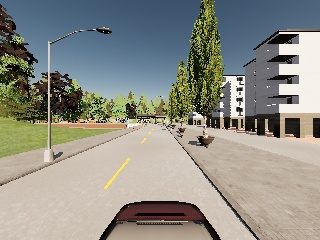
#> input picture finding-lanes/carlaimage.jpg, 320 x 240 px, given in place of high2.mp4, which was not available
$ python testIndia.py
#> lines starting #> are read from the running program, lines starting #| are printed output that depends on the picture; after the words box and inside, x2 and y2 are one past the last pixel; in counts of white or black regions, pixels touching at a corner belong together; pictures that were not available may be replaced by others from this repository, and a replacement may not be noted
#> further down, frame is the input picture: shape (240, 320, 3); mean B, G, R 132.9, 141.7, 141.7
import cv2
import numpy as np
import matplotlib.pyplot as plt

def makecoordinates(image,line_parameters):
	slope,intercept=line_parameters


	y1=image.shape[0]
	y2=int(y1*3.4/5)
	x1=int((y1-intercept)/slope)
	x2=int((y2-intercept)/slope)
	return np.array([x1,y1,x2,y2])

def average_slope_intercept(image,lines):
	left_fit=[]
	right_fit=[]
	if lines is None:
		return None
	for line in lines:
		x1,y1,x2,y2=line.reshape(4)
		parameters=np.polyfit((x1,x2),(y1,y2),1)
		slope,intercept=parameters
		if slope<0:
			left_fit.append((slope,intercept))
		elif slope==0:
			continue
		else:
			right_fit.append((slope,intercept))
	if len(left_fit)==0 or len(right_fit)==0:
		return np.array([])

	left_fit_average=np.average(left_fit,axis=0)
	right_fit_average=np.average(right_fit,axis=0)
	left_line=makecoordinates(image,left_fit_average)
	right_line=makecoordinates(image,right_fit_average)
	return np.array([left_line,right_line])


def canny(image):
	gray=cv2.cvtColor(image,cv2.COLOR_RGB2GRAY)
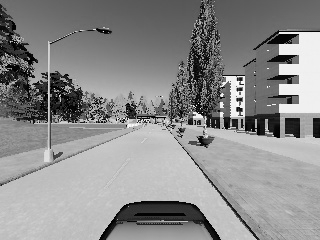
#> gray: shape (240, 320); min 0, max 254, mean 139.1
	blur=cv2.GaussianBlur(gray,(5,5),0)
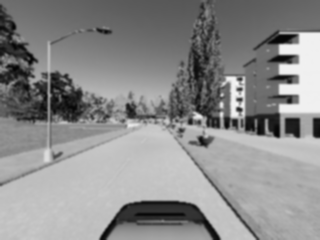
#> blur: shape (240, 320); min 4, max 247, mean 139.1
	canny=cv2.Canny(blur,50,150) #gradient image and highlights the edges
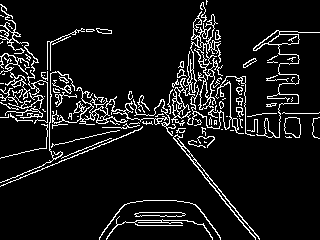
#> canny: shape (240, 320); 9.1% white in thin lines or dots
	return canny

def region_of_interest(image):
	height=image.shape[0] # image .shape has m,n,l along y x and breadth
#> height = 240
	triangle=np.array([[(100,684),(400,500),(670,500),(920,684)]])
	mask=np.zeros_like(image) # for an array of pixels with same dimensions as aaray but all pixel values are zero so it will be black
	cv2.fillPoly(mask,triangle,255)
#> mask: shape (240, 320); every value is 0
	masked_image=cv2.bitwise_and(image,mask)
	return masked_image

def display_lines(image,lines):
	lined_image=np.zeros_like(image) # this creates a black image with the same dimensions as that of our road image
	if lines is not None: # if some hough lines were detected or grids were detected
		for line in lines: #iterated through the lines
			x1,y1,x2,y2=line.reshape(4) #since the line is a 2d array with 4 columns we reshape it
			try :
				cv2.line(lined_image,(x1,y1),(x2,y2),(255,0,0),10) #cv2.line draws a line on lined_image with the coordinated x1y1x2y2 with the color blue and thicknees 10
			except :
				cv2.line(lined_image, (247, 653), (433, 518), (255, 0, 0), 10)
		return lined_image
	else:
		return image

# [11 lines of commented-out code are left out]


cap=cv2.VideoCapture("high2.mp4")
while(cap.isOpened()):
	_, frame=cap.read() # frame is the image in the video at a particular second and the first one is just a boolean
	if frame is None:
		break
	canny_image=canny(frame)
	cropped_image=region_of_interest(canny_image) #this is the cropped gradient image
	lines=cv2.HoughLinesP(cropped_image,2,np.pi/180,100,np.array([]), minLineLength=40,maxLineGap=5) #the last two arguments represent the dimensions of the grids in the hough space and the grid with the maximum intersections will be voted as the ro theeta valueed line equation that best represents our data,  then we have the last argument as the threshold which is the minimum number of intersections a grid should have to be accepted
#> lines = None
	averaged_lines=average_slope_intercept(frame,lines)
	lined_image=display_lines(frame,averaged_lines)
	combo_image=cv2.addWeighted(frame,0.8,lined_image,1,1)
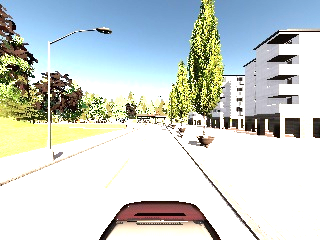
#> combo_image: shape (240, 320, 3); mean B, G, R 206.8, 209.9, 201.3
 	# imread is used to read our image and return it as a multi dimensional array containinig the relative intensities of each pixel in the image
	cv2.imshow("result",frame) #shows the image in a tab called results
	if cv2.waitKey(1) & 0xFF ==ord('q'):#shows the result image for specified amount of milliseconds- if given as 0 it shows till we press a key on keyboard , 1 cuz we wait 1 ms between frames of video
#> (key q is pressed here)
		break

cap.release()
cv2.destroyAllWindows()

$ run again, on finding-lanes/test2.jpg
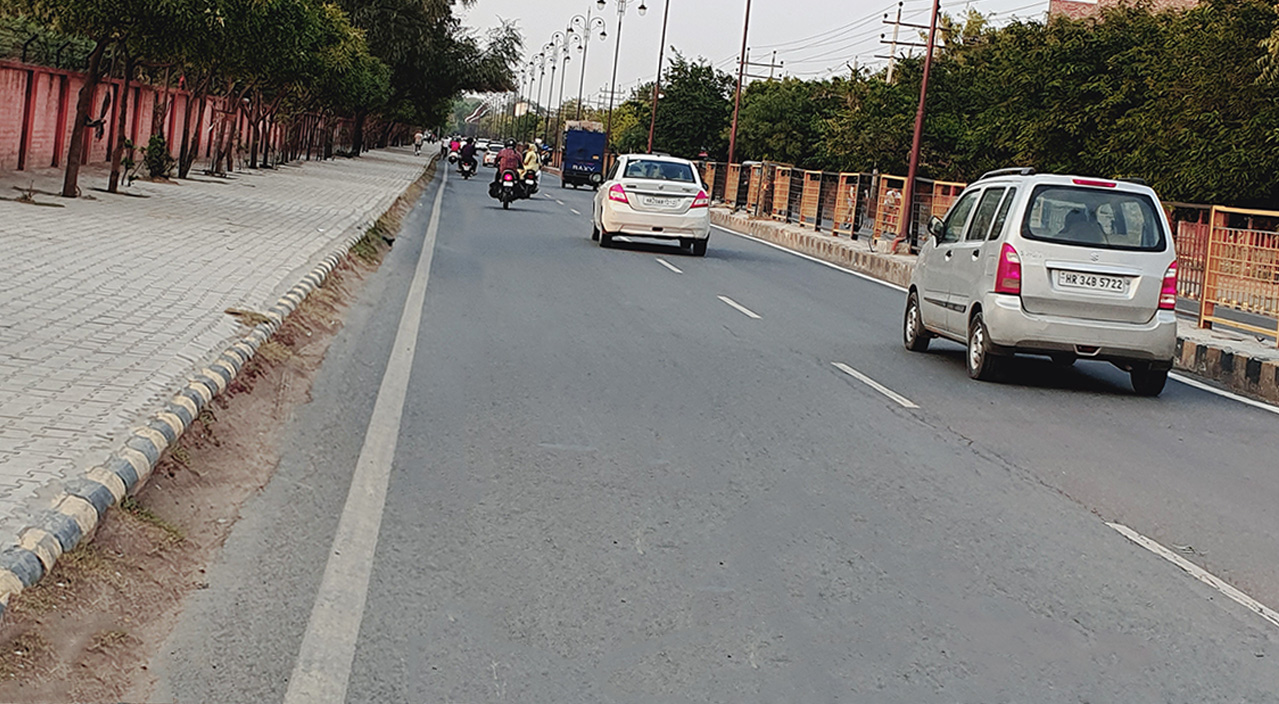
#> input picture finding-lanes/test2.jpg, 1279 x 704 px, given in place of high2.mp4, which was not available
#> frame is the input picture: shape (704, 1279, 3); mean B, G, R 118.6, 123.1, 126.3
#> in canny, `canny=cv2.Canny(blur,50,150)`:
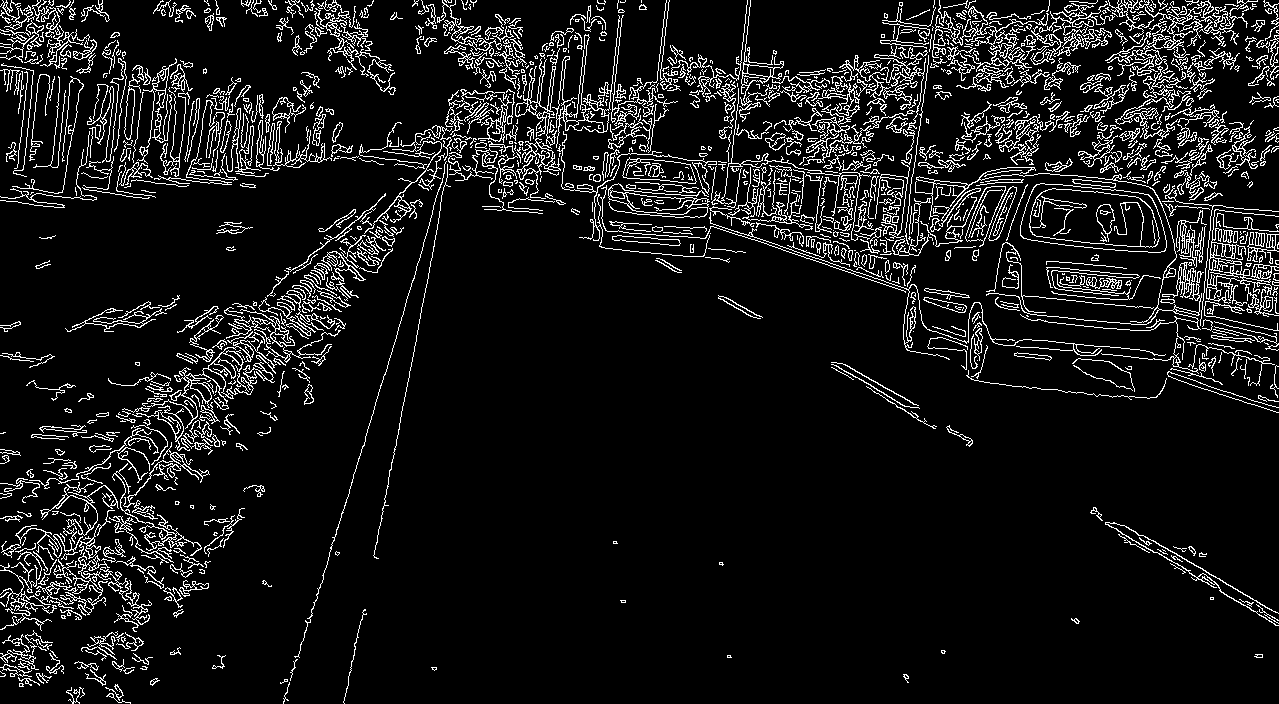
#> canny: shape (704, 1279); 8.9% white in thin lines or dots
#> mask: shape (704, 1279); 11.2% white; 1 white region, box (x1, y1, x2, y2) and area: (100, 500, 921, 685) 101101
#> masked_image: shape (704, 1279); 0.07% white in thin lines or dots, all inside (x1, y1, x2, y2) = (101, 511, 909, 685)
#> lines = [[289, 684, 314, 602], [348, 684, 360, 621]]
#> the loop in average_slope_intercept, `for line in lines:` made 2 passes
#> (x1, y1, x2, y2, slope, intercept) on passes 1 to 2: (289, 684, 314, 602, -3.28, 1631.9), (348, 684, 360, 621, -5.25, 2511)
#> after the loop in average_slope_intercept, `for line in lines:`: left_fit = [(-3.28, 1631.9), (-5.25, 2511)]; right_fit = []
#> averaged_lines = empty array
#> `combo_image=cv2.addWeighted(frame,0.8,lined_image,1,1)`:
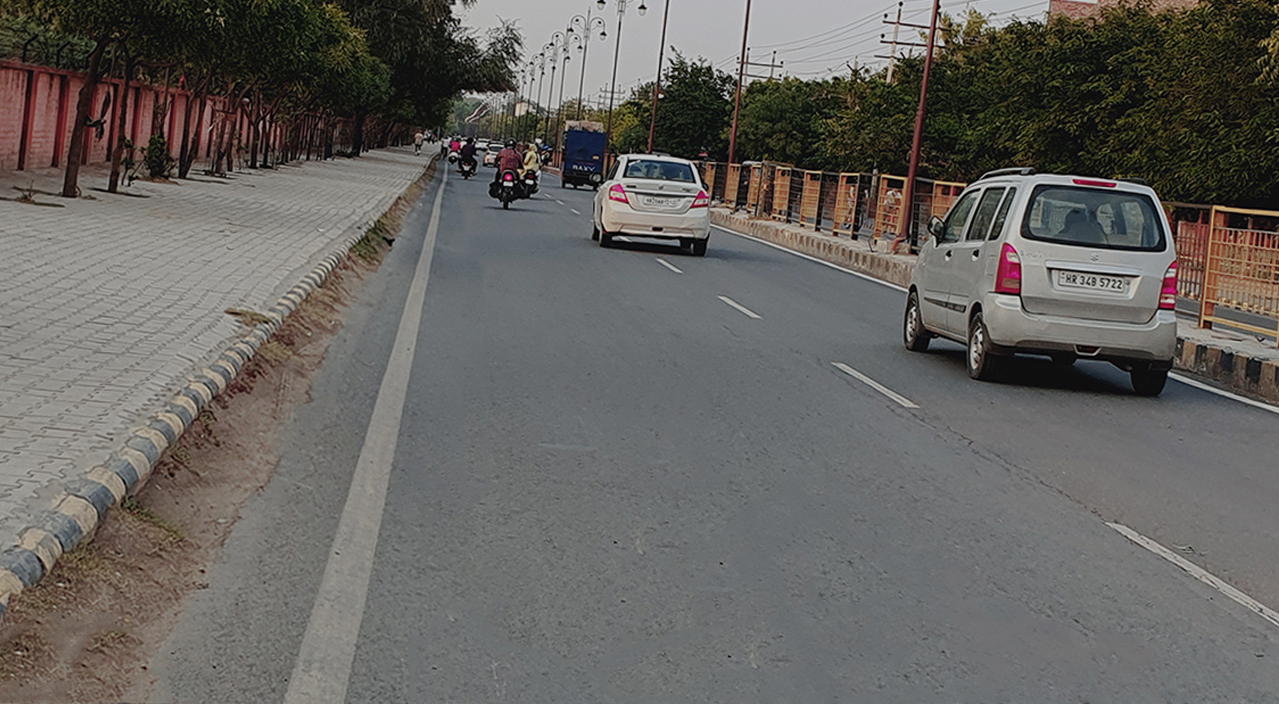
#> combo_image: shape (704, 1279, 3); mean B, G, R 95.8, 99.5, 102

$ run again, on finding-lanes/test3.jpg
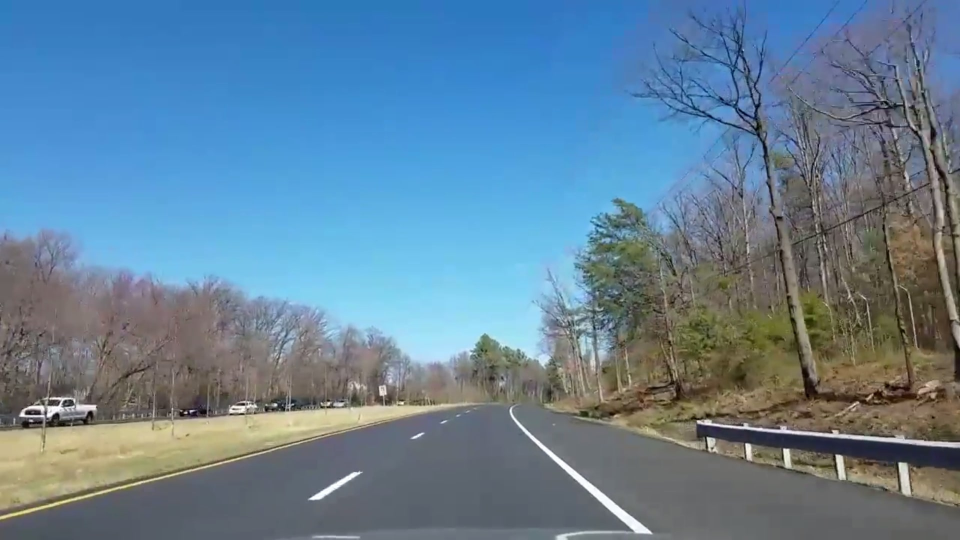
#> input picture finding-lanes/test3.jpg, 1920 x 1080 px, given in place of high2.mp4, which was not available (shown at 1/2 size)
#> frame is the input picture: shape (1080, 1920, 3); mean B, G, R 151.6, 129.7, 100.1
#> in canny, `canny=cv2.Canny(blur,50,150)`:
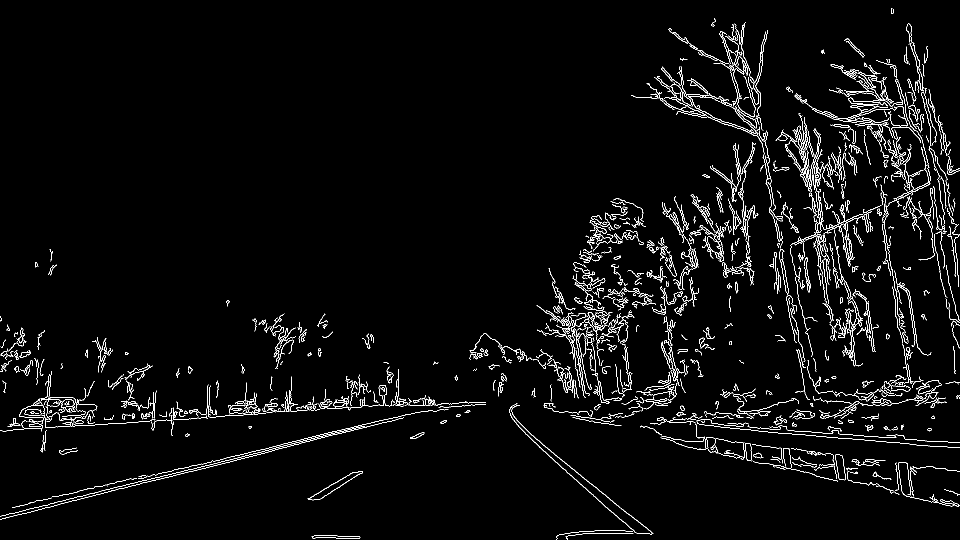
#> canny: shape (1080, 1920) (shown at 1/2 size); 3.1% white in thin lines or dots
#> mask: shape (1080, 1920); 4.9% white; 1 white region, box (x1, y1, x2, y2) and area: (100, 500, 921, 685) 101101
#> masked_image: shape (1080, 1920); 0.04% white in thin lines or dots, all inside (x1, y1, x2, y2) = (185, 600, 748, 685)
#> lines = None
#> `combo_image=cv2.addWeighted(frame,0.8,lined_image,1,1)`:
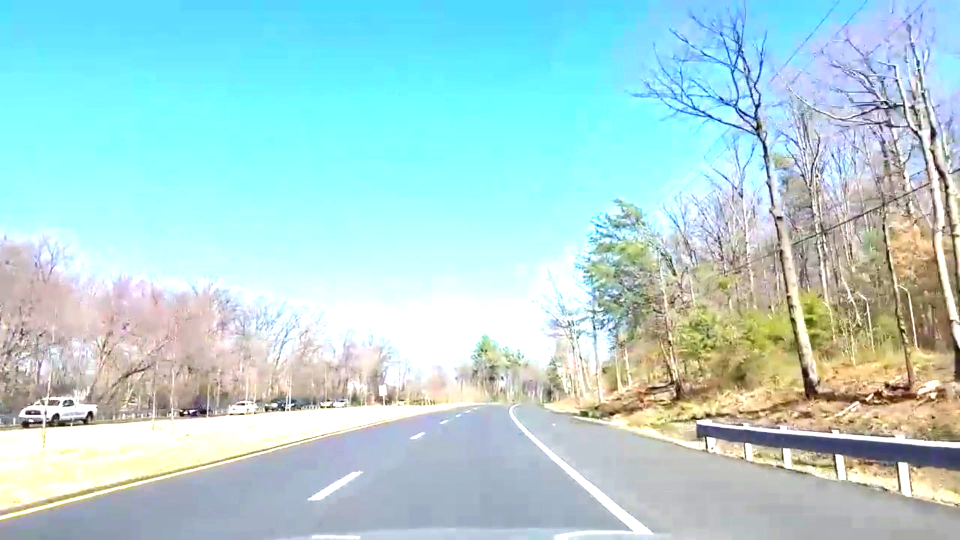
#> combo_image: shape (1080, 1920, 3) (shown at 1/2 size); mean B, G, R 215.7, 214.9, 175.4

$ run again, on finding-lanes/test_image.jpg
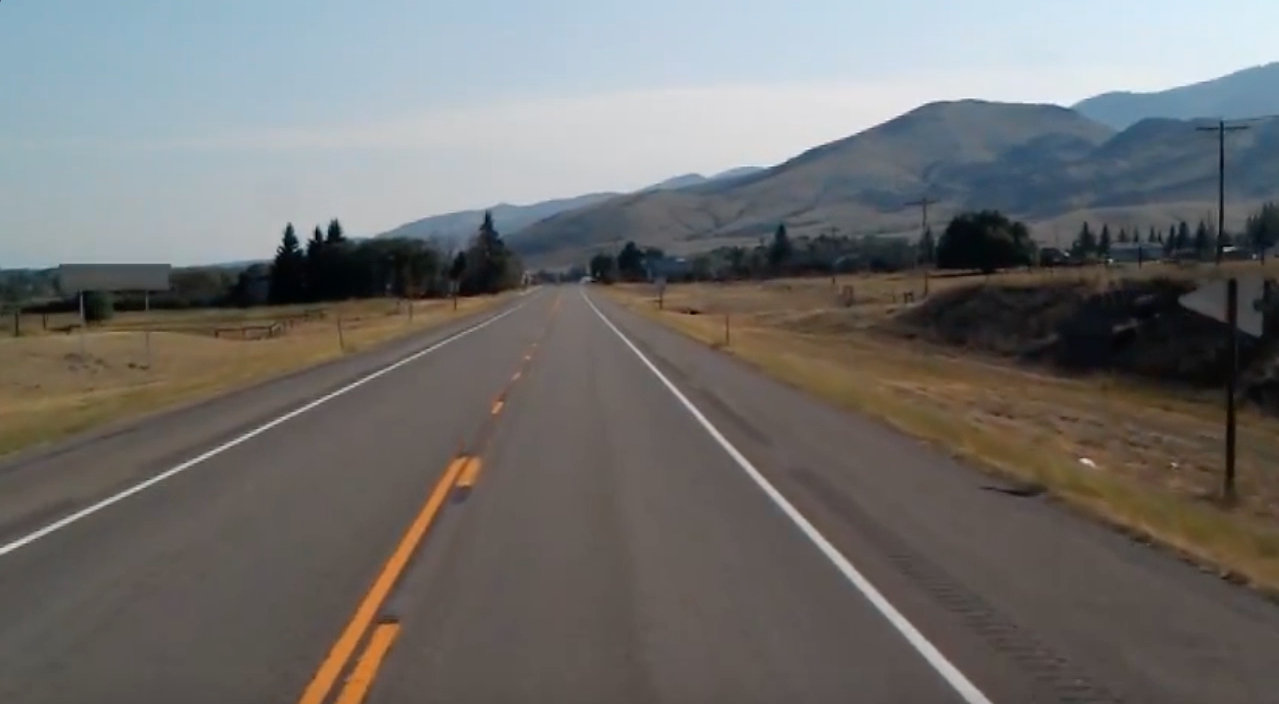
#> input picture finding-lanes/test_image.jpg, 1279 x 704 px, given in place of high2.mp4, which was not available
#> frame is the input picture: shape (704, 1279, 3); mean B, G, R 109.7, 111.3, 112.3
#> in canny, `canny=cv2.Canny(blur,50,150)`:
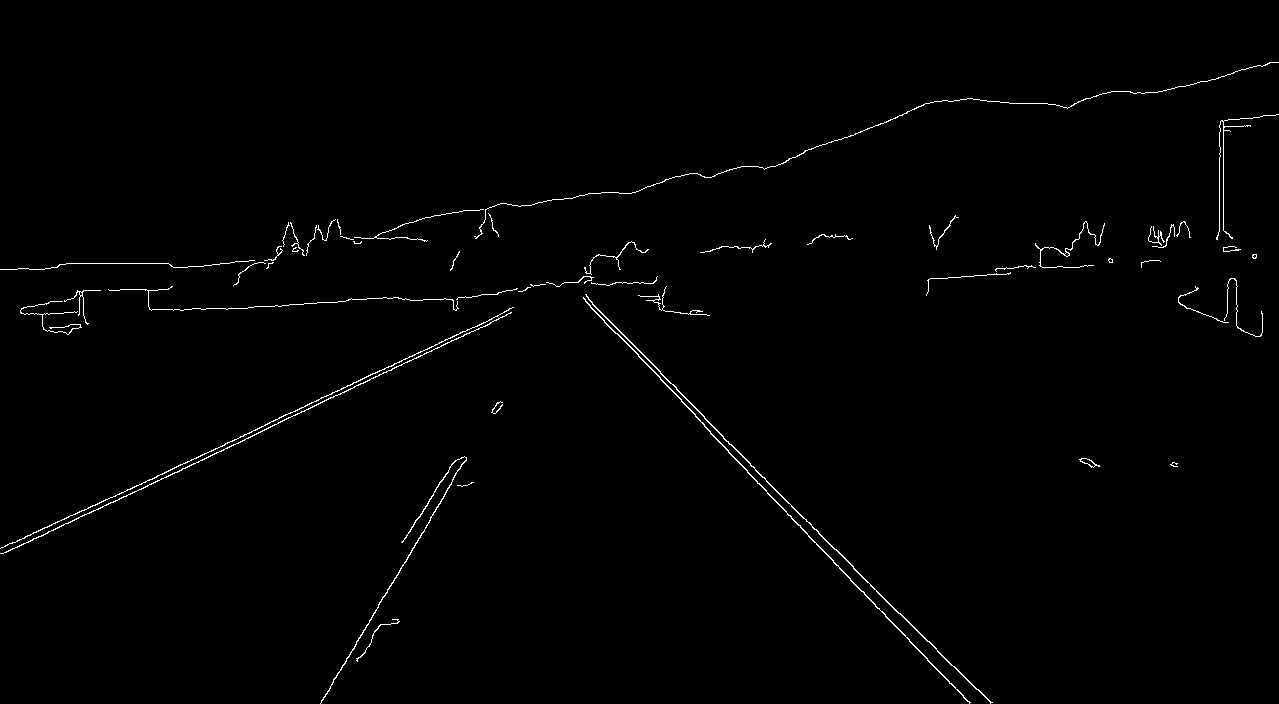
#> canny: shape (704, 1279); 0.91% white in thin lines or dots
#> mask: shape (704, 1279); 11.2% white; 1 white region, box (x1, y1, x2, y2) and area: (100, 500, 921, 685) 101101
#> masked_image: shape (704, 1279); 0.05% white in thin lines or dots, all inside (x1, y1, x2, y2) = (331, 500, 442, 685)
#> lines = [[356, 642, 441, 500], [331, 684, 430, 520]]
#> the loop in average_slope_intercept, `for line in lines:` made 2 passes
#> (x1, y1, x2, y2, slope, intercept) on passes 1 to 2: (356, 642, 441, 500, -1.67, 1236.7), (331, 684, 430, 520, -1.66, 1232.3)
#> after the loop in average_slope_intercept, `for line in lines:`: left_fit = [(-1.67, 1236.7), (-1.66, 1232.3)]; right_fit = []
#> averaged_lines = empty array
#> `combo_image=cv2.addWeighted(frame,0.8,lined_image,1,1)`:
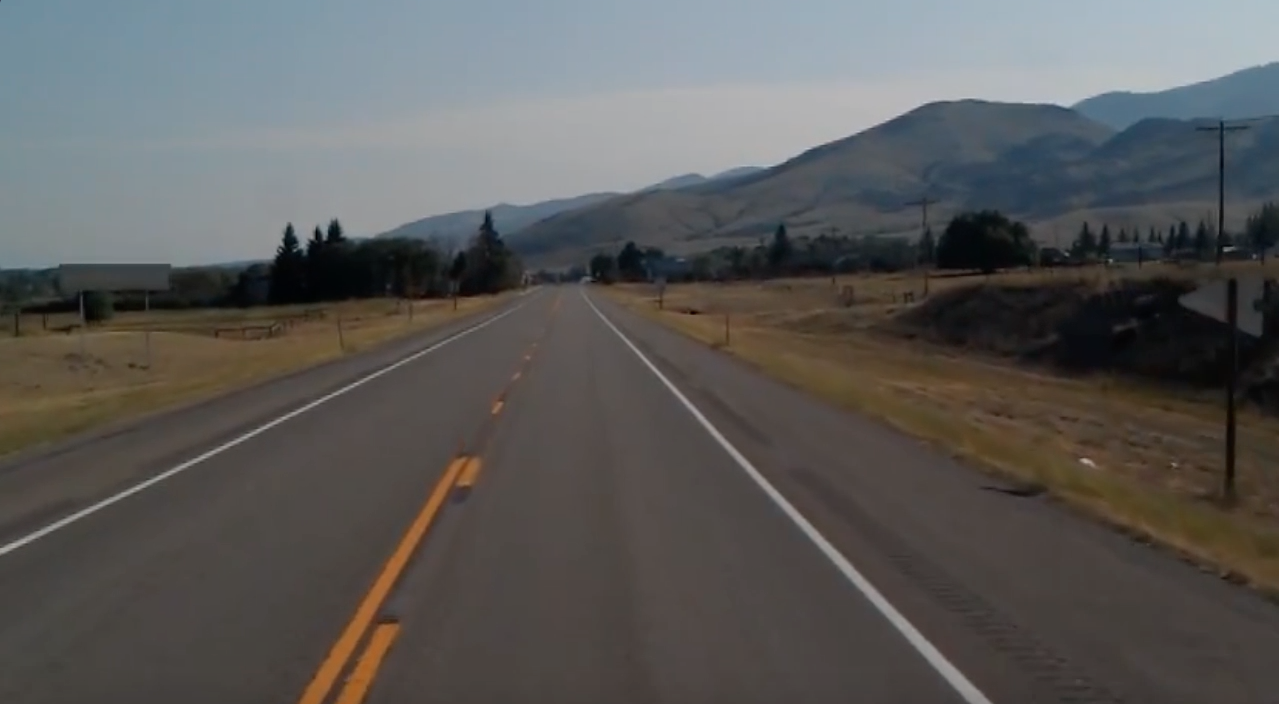
#> combo_image: shape (704, 1279, 3); mean B, G, R 88.7, 90, 90.8
